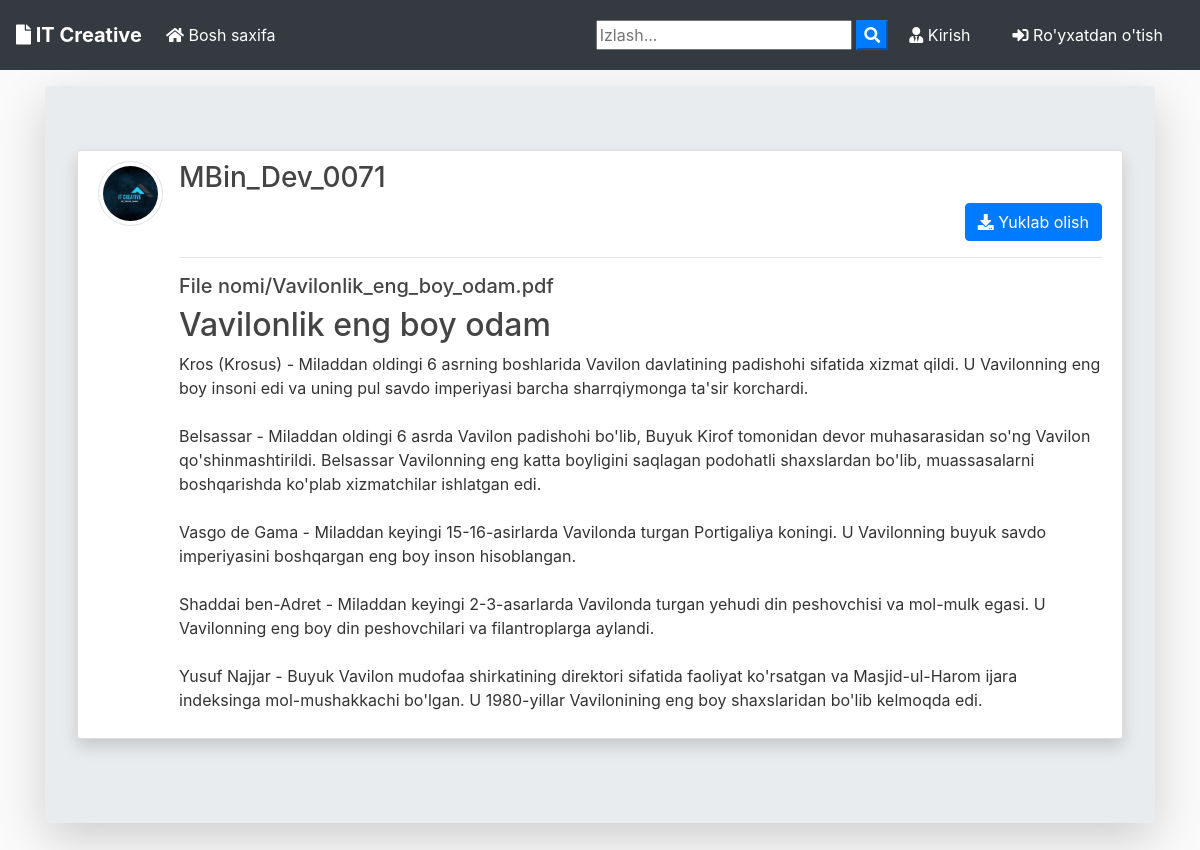
/post/21/, run on the app's committed database.
### blog/models.py (models this page shows, shortened)
class Post(models.Model):
	title = models.CharField(max_length=100)
	file = models.FileField(null=True,blank=True,upload_to='File nomi')
	content = models.TextField()
	date_posted = models.DateTimeField(default=timezone.now)
	author = models.ForeignKey(User, on_delete=models.CASCADE)
	def extension(self):
		name, extension = os.path.splitext(self.file.name)
		return extension

### users/models.py (models this page shows, shortened)
class Profile(models.Model):
    user = models.OneToOneField(User, on_delete=models.CASCADE)
    image = models.ImageField(default='default.jpg', upload_to='profile_pics')

### blog/views.py (the view)
# urls.py: path('post/<int:pk>/', PostDetailView.as_view(), name='post-detail'),
class PostDetailView(DetailView):
    model = Post
    template_name = 'blog/post_detail.html'

### blog/templates/blog/post_detail.html (shortened to what this page needs)
{% extends "blog/base.html" %}
{% block content %}
<div class="jumbotron mt-3 shadow-lg">
<article class="media content-section shadow ">
   <a href="{{ object.author.profile.image.url }} " target="_blank"> <img src="{{ object.author.profile.image.url }}  " alt="" class="article-img rounded-circle img-thumbnail img-fluid">
   </a>
    <div class="media-body">
      <div class="">
        <div class="d-flex justify-content-between">
        <a class="mr-2 mt-0 mb-0  text-dark" href="{% url 'user-posts' object.author.username  %}"><h3>{{ object.author }}</h3></a>
        </div>
        {% if object.author != user %}
          <div class="form-group mt-0 pt-0 d-flex justify-content-end">
            <a href="{{ object.file.url }}" download class="btn btn-primary flex-last" type="submit"><i class="fas fa-download"></i> Yuklab olish</a>
          </div>
        {% endif %}
        <hr>
      </div>
      <div>
        {% if object.file %}
          {% if object.extension == '.jpg' or object.extension == 'jpeg' or object.extension == 'png' %}
            <a href="{{ object.file.url }}"  download ><img src="{{ object.file.url }}" alt="" class="img-fluid "></a>
            <a href="{{ object.file.url }}"  download class="text-dark"><h5>{{ object.file }}</h5></a>
          {% else %}
            <a href="{{ object.file.url }}"  download class="text-dark"><h5>{{ object.file }}</h5></a>
          {% endif %}
        {% endif %}
      </div>
      <h2>{{ object.title }}</h2>
      <p class="article-content">{{ object.content }}</p>
    </div>
  </article>
{% endblock content %}

### blog/static/blog/main.css (style rules this page uses)
body { background: #fafafa; color: #333333; margin-top: 0; }
h1, h2, h3, h4, h5, h6 { color: #444444; }
.content-section { background: #ffffff; padding: 10px 20px; border: 1px solid #dddddd; border-radius: 3px; margin-bottom: 20px; }
.article-content { white-space: pre-line; }
.article-img { height: 65px; width: 65px; margin-right: 16px; }

### data on the page
Post: author.profile.image (picture), author "MBin_Dev_0071", file "File nomi/Vavilonlik_eng_boy_odam.pdf", title "Vavilonlik eng boy odam", content "Kros (Krosus) - Miladdan oldingi 6 asrning boshlarida Vavilon davlatining padishohi sifatida xizmat qildi. U Vavilonning eng boy insoni edi va uning pul savdo imperiyasi barcha sharrqiymonga ta'sir korchardi. Belsassar - Miladdan oldingi 6 asrda Vavilon padishohi bo'lib, Buyuk Kirof tomonidan devor muhasarasidan so'ng Vavilon qo'shinmashtirildi. Belsassar Vavilonning eng katta boyligini saqlagan podohatli shaxslardan bo'lib, muassasalarni boshqarishda ko'plab xizmatchilar ishlatgan edi. Vasgo de Gama - Miladdan keyingi 15-16-asirlarda Vavilonda turgan Portigaliya koningi. U Vavilonning buyuk savdo imperiyasini boshqargan eng boy inson hisoblangan. Shaddai ben-Adret - Miladdan keyingi…"
